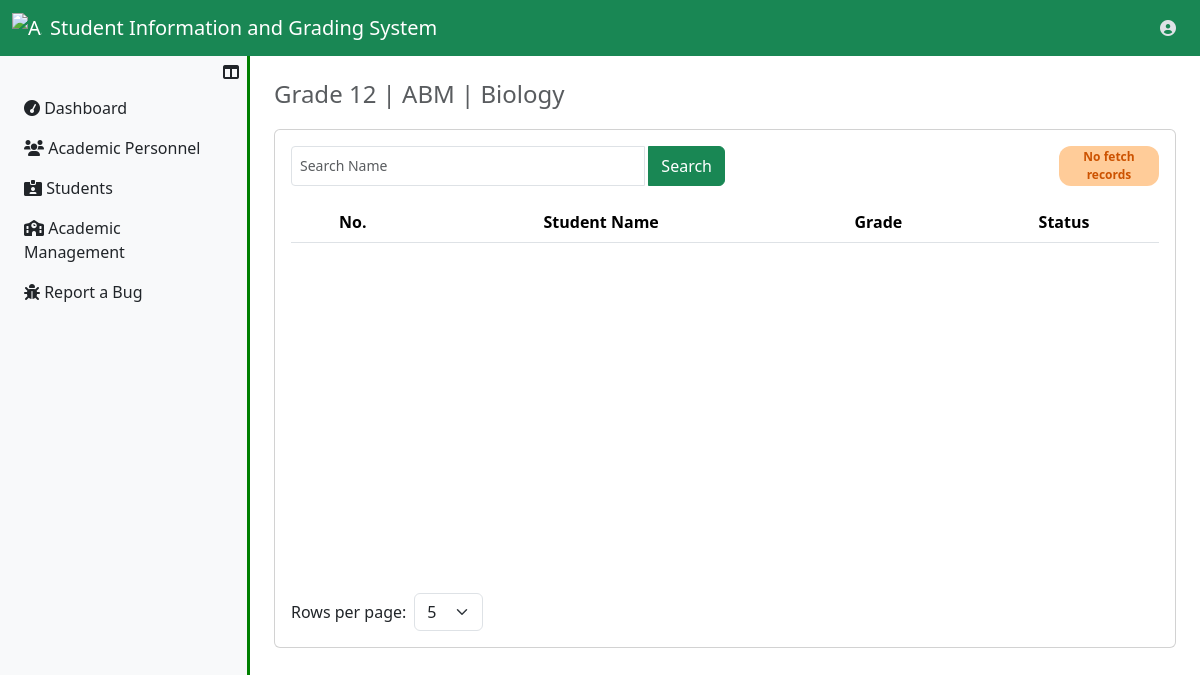
The page /UserRegistrar/ViewAssignedSubject.php?f_assignment_id=2 (signed in) on the database its author committed.
### tables this page shows
CREATE TABLE `faculty_assignments_tbl` (
  `f_assignment_id` int(11) NOT NULL,
  `fk_user_id` int(11) NOT NULL,
  `fk_subject_id` int(11) NOT NULL,
  `fk_section_id` int(11) NOT NULL,
  `fk_year_id` int(11) NOT NULL,
  `fk_strand_id` int(11) NOT NULL,
  `f_academic_year` varchar(20) NOT NULL,
  `insrt_ts` datetime NOT NULL DEFAULT current_timestamp(),
  `updt_ts` datetime DEFAULT NULL
);

CREATE TABLE `year_levels_tbl` (
  `year_level_id` int(11) NOT NULL,
  `yl_name` varchar(250) NOT NULL,
  `insrt_ts` datetime NOT NULL,
  `updt_ts` datetime DEFAULT NULL
);

CREATE TABLE `strands_tbl` (
  `strand_id` int(11) NOT NULL,
  `strand_name` varchar(250) NOT NULL,
  `strand_nn` varchar(20) NOT NULL,
  `insrt_ts` datetime NOT NULL,
  `updt_ts` datetime DEFAULT NULL
);

CREATE TABLE `subjects_tbl` (
  `subject_id` int(11) NOT NULL,
  `subject_name` varchar(250) NOT NULL,
  `subject_status` enum('Active','Inactive') NOT NULL DEFAULT 'Active',
  `insrt_ts` datetime NOT NULL DEFAULT current_timestamp(),
  `updt_ts` datetime DEFAULT NULL
);

### UserRegistrar/ViewAssignedSubject.php (the view, shortened to what this page needs)
<?php
    include ("../server_connection/db_connect.php");
?>
<?php
    if (isset($_GET['f_assignment_id'])) {
        $f_assignment_id = $_GET['f_assignment_id'];
        $sql = "SELECT * FROM
        faculty_assignments_tbl AS FA INNER JOIN subjects_tbl AS A ON FA.fk_subject_id=A.subject_id
        INNER JOIN year_levels_tbl AS B ON FA.fk_year_id=B.year_level_id
        INNER JOIN strands_tbl AS C ON FA.fk_strand_id=C.strand_id
        INNER JOIN sections_tbl AS D ON FA.fk_section_id=section_id
        INNER JOIN users_tbl As E ON FA.fk_user_id=E.user_id WHERE FA.f_assignment_id='$f_assignment_id'";
        try{
        $result = $conn->prepare($sql);
        $result->execute();
        if($result->rowCount()>0){
            $data = $result->fetch(PDO::FETCH_ASSOC);
            $subject_name = $data["subject_name"];
            $yl_name = $data["yl_name"];
            $strand_nn = $data["strand_nn"];
            $section_id = $data["section_id"];
            $subject_id = $data["subject_id"];
        }
        }catch(Exception $e){
        echo "Error" . $e;
        }
    };
?>
<?php
    if (isset($_GET['f_assignment_id'])) {
        $sql = "SELECT count(*) AS missingGrades
        FROM subjects_taking_tbl AS subs_t
        LEFT JOIN student_grades_tbl AS grade ON subs_t.s_taking_id = grade.fk_student_subject_id
        LEFT JOIN subjects_tbl AS sub ON subs_t.fk_subject_id = sub.subject_id
        LEFT JOIN sc_assignments_tbl AS sc ON subs_t.fk_assignment_id = sc.assignment_id
        LEFT JOIN sections_tbl AS sec ON sc.fk_section_id=sec.section_id
        LEFT JOIN students_tbl AS stud ON sc.fk_student_id = stud.student_id
        LEFT JOIN users_tbl AS teach ON grade.fk_faculty_id = teach.user_id
        WHERE sub.subject_id = $subject_id
        AND sec.section_id = $section_id
        AND grade.student_grade IS NULL";
        try{
        $result = $conn->prepare($sql);
        $result->execute();
        if($result->rowCount()>0){
            $data = $result->fetch(PDO::FETCH_ASSOC);
            $missingGrades = $data["missingGrades"];
        }
        }catch(Exception $e){
        echo "Error" . $e;
        }
    };
?>
<?php
    if (isset($_GET['f_assignment_id'])) {
        $sql = "SELECT count(*) AS countPending
        FROM subjects_taking_tbl AS subs_t
        LEFT JOIN student_grades_tbl AS grade ON subs_t.s_taking_id = grade.fk_student_subject_id
        LEFT JOIN subjects_tbl AS sub ON subs_t.fk_subject_id = sub.subject_id
        LEFT JOIN sc_assignments_tbl AS sc ON subs_t.fk_assignment_id = sc.assignment_id
        LEFT JOIN sections_tbl AS sec ON sc.fk_section_id=sec.section_id
        LEFT JOIN students_tbl AS stud ON sc.fk_student_id = stud.student_id
        LEFT JOIN users_tbl AS teach ON grade.fk_faculty_id = teach.user_id
        WHERE sub.subject_id = $subject_id
        AND sec.section_id = $section_id
        AND grade.grade_status = 'Pending'";
        try{
        $result = $conn->prepare($sql);
        $result->execute();
        if($result->rowCount()>0){
            $data = $result->fetch(PDO::FETCH_ASSOC);
            $countPending = $data["countPending"];
        }
        }catch(Exception $e){
        echo "Error" . $e;
        }
    };
?>
<?php
    if (isset($_GET['f_assignment_id'])) {
        $sql = "SELECT count(*) AS countFetch
        FROM subjects_taking_tbl AS subs_t
        LEFT JOIN student_grades_tbl AS grade ON subs_t.s_taking_id = grade.fk_student_subject_id
        LEFT JOIN subjects_tbl AS sub ON subs_t.fk_subject_id = sub.subject_id
        LEFT JOIN sc_assignments_tbl AS sc ON subs_t.fk_assignment_id = sc.assignment_id
        LEFT JOIN sections_tbl AS sec ON sc.fk_section_id=sec.section_id
        LEFT JOIN students_tbl AS stud ON sc.fk_student_id = stud.student_id
        LEFT JOIN users_tbl AS teach ON grade.fk_faculty_id = teach.user_id
        WHERE sub.subject_id = $subject_id
        AND sec.section_id = $section_id";
        try{
        $result = $conn->prepare($sql);
        $result->execute();
        if($result->rowCount()>0){
            $data = $result->fetch(PDO::FETCH_ASSOC);
            $countFetch = $data["countFetch"];
        }
        }catch(Exception $e){
        echo "Error" . $e;
        }
    };
?>
<!DOCTYPE html>
<html lang="en">
<head>
    <link rel="stylesheet" href="../../Bootstrap/css/bootstrap.min.css">
    <link rel="stylesheet" href="https://cdnjs.cloudflare.com/ajax/libs/font-awesome/6.0.0-beta3/css/all.min.css">
</head>
<body>
    <?php include '../Assets/components/RegistrarNavbar.php'; ?>
    <div class="d-flex">
        <?php include '../Assets/components/RegistrarSidebar.php'; ?>
        <div class="content p-4 flex-grow-1">
            <h4 class="text-muted"><?php echo $yl_name . ' | ' . $strand_nn . ' | ' . $subject_name ?></h4>
            <div class="card table-container">
                <div class="card-body">
                    <div class="d-flex justify-content-between mb-3">
                        <div class="input-group w-50">
                            <input type="text" class="form-control form-control-sm me-1" id="searchInput" placeholder="Search Name">
                            <button class="btn btn-success" id="searchButton">Search</button>
                        </div>
                        <?php
                            if($missingGrades === 0){
                                if ($countPending === 0){
                                    if($countFetch === 0){
                                        echo "<span class='role-label label-warn'>No fetch records</span>";
                                    }else{
                                        echo "
                                            <span class='role-label label-success'>Grades are Approved</span>
                                        ";
                                    }
                                }else{
                                    echo "
                                        <a href='' class='btn btn-success'>
                                            Approve Grades
                                        </a>
                                    ";
                                }
                            }else{
                                echo "
                                    <span style='width: 350px;' class='role-label label-warn'>All students must be graded by Assigned Teacher</span>
                                ";
                            }
                        ?>
                    </div>
                    <div class="table-responsive">
                        <table class="table table-striped" id="studentsTable">
                            <thead align="center">
                                <tr>
                                    <th>No.</th>
                                    <th>Student Name</th>
                                    <th>Grade</th>
                                    <th>Status</th>
                                </tr>
                            </thead>
                        </table>
                    </div>
                    <div class="d-flex justify-content-between align-items-center mt-3">
                        <div class="d-inline-flex align-items-center">
                            <label for="rowsPerPage" class="me-2 mb-0">Rows per page:</label>
                            <select id="rowsPerPage" class="form-select">
                                <option value="5">5</option>
                            </select>
                        </div>
                    </div>
                </div>
            </div>
        </div>
    </div>
</body>
</html>

### UserRegistrar/ViewAssignedSubject.php (style rules this page uses)
.table-container { margin-top: 20px; min-width: 100%; }
.table-responsive { height: 375px; }
.content { transition: margin-left 0.3s ease; }
#rowsPerPage { width: auto; }
.role-label { font-weight: bold; padding: 2px 8px; border-radius: 12px; font-size: 12px; display: inline-block; width: 100px; text-align: center; }
.label-warn { background-color: #ffcc99; color: #cc5200; }

### rows shown on the page
faculty_assignments_tbl: fk_year.yl_name "Grade 12", fk_strand.strand_nn "ABM", fk_subject.subject_name "Biology"
